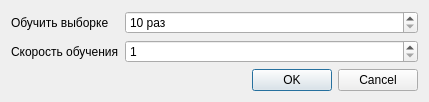
<?xml version="1.0" encoding="UTF-8"?>
<ui version="4.0">
 <class>TeachProcess</class>
 <widget class="QDialog" name="TeachProcess">
  <property name="geometry">
   <rect>
    <x>0</x>
    <y>0</y>
    <width>429</width>
    <height>97</height>
   </rect>
  </property>
  <property name="windowTitle">
   <string>Обучение</string>
  </property>
  <layout class="QGridLayout" name="_grid_layout">
   <item row="0" column="0">
    <widget class="QLabel" name="_label_teach">
     <property name="text">
      <string>Обучить выборке</string>
     </property>
    </widget>
   </item>
   <item row="3" column="2">
    <widget class="QDialogButtonBox" name="_button_box">
     <property name="orientation">
      <enum>Qt::Horizontal</enum>
     </property>
     <property name="standardButtons">
      <set>QDialogButtonBox::Cancel|QDialogButtonBox::Ok</set>
     </property>
    </widget>
   </item>
   <item row="0" column="2">
    <widget class="QSpinBox" name="_box_count">
     <property name="suffix">
      <string> раз</string>
     </property>
     <property name="prefix">
      <string/>
     </property>
     <property name="minimum">
      <number>10</number>
     </property>
     <property name="maximum">
      <number>200</number>
     </property>
    </widget>
   </item>
   <item row="1" column="0">
    <widget class="QLabel" name="_label_speed">
     <property name="text">
      <string>Скорость обучения</string>
     </property>
    </widget>
   </item>
   <item row="1" column="2">
    <widget class="QSpinBox" name="_speed_box">
     <property name="minimum">
      <number>1</number>
     </property>
     <property name="value">
      <number>1</number>
     </property>
    </widget>
   </item>
  </layout>
 </widget>
 <resources/>
 <connections>
  <connection>
   <sender>_button_box</sender>
   <signal>accepted()</signal>
   <receiver>TeachProcess</receiver>
   <slot>accept()</slot>
   <hints>
    <hint type="sourcelabel">
     <x>248</x>
     <y>254</y>
    </hint>
    <hint type="destinationlabel">
     <x>157</x>
     <y>274</y>
    </hint>
   </hints>
  </connection>
  <connection>
   <sender>_button_box</sender>
   <signal>rejected()</signal>
   <receiver>TeachProcess</receiver>
   <slot>reject()</slot>
   <hints>
    <hint type="sourcelabel">
     <x>316</x>
     <y>260</y>
    </hint>
    <hint type="destinationlabel">
     <x>286</x>
     <y>274</y>
    </hint>
   </hints>
  </connection>
 </connections>
</ui>
